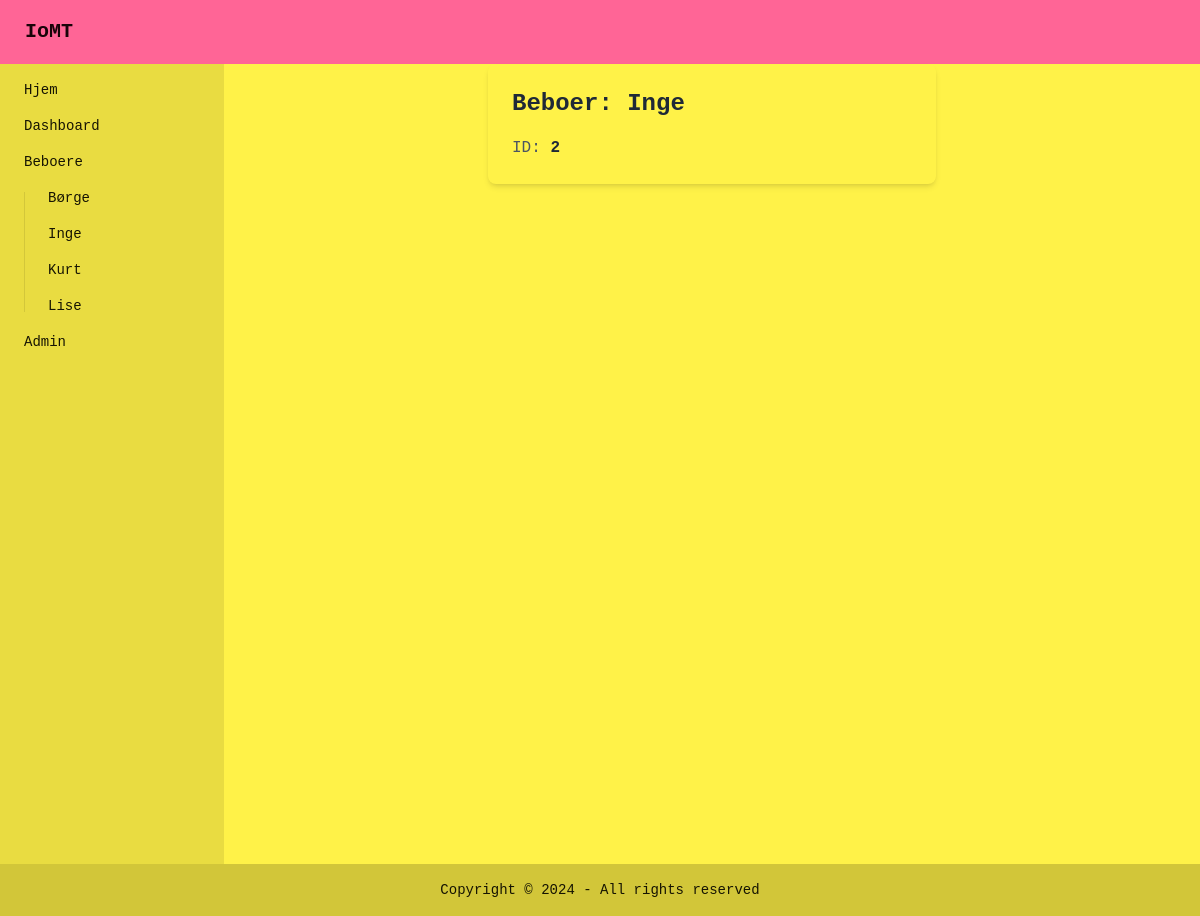
Page /resident/2 on the committed database.
### app.py (models this page shows)
class Residents(db.Model):
    id = db.Column(db.Integer, primary_key=True)
    username = db.Column(db.String(150), unique=True, nullable=False)

### app.py (the view)
@app.route('/resident/<int:user_id>')
def resident_profile(user_id):
    resident = Residents.query.get_or_404(user_id)  # Fetch the user or return a 404 if not found
    residents = Residents.query.all()
    return render_template('resident_profile.html', resident=resident, residents = residents)

### templates/resident_profile.html
{% extends 'base.html' %}
{% block content %}
<div class="shadow-md rounded-lg p-6 max-w-md mx-auto">
    <h1 class="text-2xl font-bold text-gray-800 mb-4">Beboer: {{ resident.username }}</h1>
    <p class="text-gray-600">ID: <span class="font-semibold text-gray-800">{{ resident.id }}</span></p>
</div>
{% endblock %}

### templates/base.html (shortened to what this page needs)
<html lang="en" data-theme="cyberpunk">
<head>
    <link href="{{url_for('static',filename='css/main.css')}}" rel="stylesheet">
</head>
<body>
    <div class="navbar bg-primary text-primary-content">
        <a href="/"><button class="btn btn-ghost text-xl">IoMT</button></a>
    </div>
    <div id="sidebar" class="flex h-screen">
        <div>
            <ul class="menu bg-base-200 rounded-box w-56 h-full">
                <li><a href="/">Hjem</a></li>
                <li><a href="/dashboard">Dashboard</a></li>
                <li><a href="/residents">Beboere</a></li>
                <li>
                    <ul>
                        {% for resident in residents %}
                      <li><a href="{{ url_for('resident_profile', user_id=resident.id) }}">{{resident.username}}</a></li>
                      {% endfor %}
                    </ul>
                </li>
                <li><a href="/admin">Admin</a></li>
            </ul>
        </div>
        <div class="flex-1">
            {% block content %}
            {% endblock %}
        </div>
    </div>
    <footer class="footer footer-center bg-base-300 text-base-content p-4">
        <aside>
          <p>Copyright © 2024 - All rights reserved</p>
        </aside>
    </footer>
</body>
</html>

### rows in the picture
Residents: username "Børge"
Residents: username "Inge", id "2"
Residents: username "Kurt"
Residents: username "Lise"
